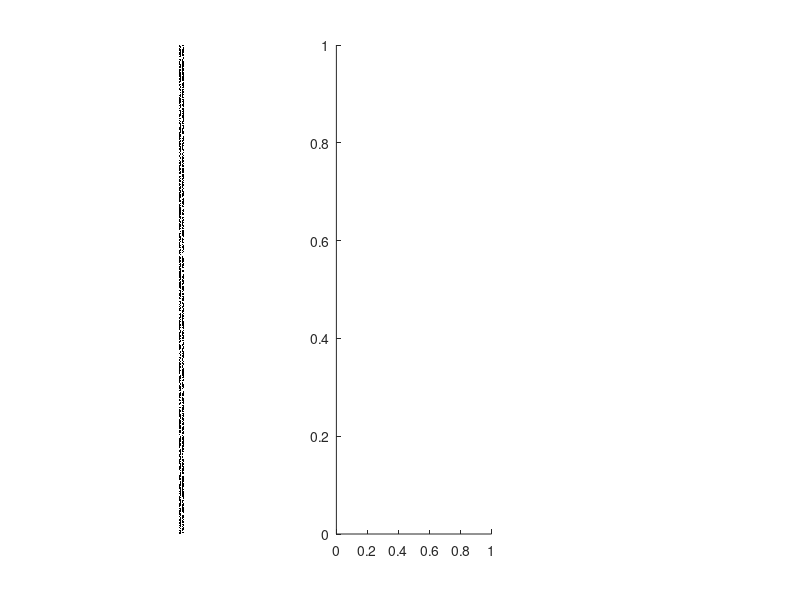

Source code (MATLAB): (Note: this script raises an error after producing the figure.)

function hw2()
    global images;
    images = genImages(10);
    showImage = false;
    
    if showImage
        for ii = 1:size(images, 3)
            %display(strcat('Image ', num2str(ii)));
            imshow(images(:, :, ii));
            drawnow;
        end
    end
    
    global noise
    noise = EST_NOISE(images);
    
    display('**************************************');
    display('Problem 1-3: Filtering Images')
    display('**************************************');
    
    displayNoise('Noisy Images:', mean2(noise));
    
    box3.filtered = boxCube(images, 3);
    box3.noise = EST_NOISE(box3.filtered);
    displayNoise('Box 3 Filtered:', mean2(box3.noise));
    
    gauss.filtered = gaussCube(images, 3, 2);
    gauss.noise = EST_NOISE(gauss.filtered);
    displayNoise('Gauss Filtered:', mean2(gauss.noise));

    gauss2.filtered = gaussCube2(images, 3, 2);
    gauss2.noise = EST_NOISE(gauss2.filtered);
    displayNoise('Gauss Filtered Separable:', mean2(gauss2.noise));

    averagingFilters(showImage);
    saltPepperImage();
    medianFilter();
    stepProfile();
end

function displayNoise(type, noise)
% Prints the type of noise and the corresponding average noise
    display(strcat(type, ' ', num2str(noise)));
end

function images = genImages(numImages)
% Problem 1
% Generates numImages images of color gray level 128 with zero mean
% gaussian noise with standard deviation 2. 
% Returns cube with the image on XY plane and the stack of images going
% back along Z plane. 
    images = [];
    for i = 1:numImages
        image = double(128 * ones(256, 256));
        noise = 128 .* randn(256); % Standard Deviation of 2
        image = image + noise;
        images = cat(3, images, image);
    end
    
end

function filtered = boxCube(cube, n)
% Problem 2
% Applies an n by n box filter to the given cube. Cube consists of multiple
% frames. Returns the filtered result. 
    filtered = [];
    for frameNum = 1:size(cube, 3)
        frame = cube(:, :, frameNum);
        filtered = cat(3, filtered, box(frame, n));
    end
    
end

function filtered = box(frame, n)
% Problem 2
% Applies an n by n box filter to the given frame.
% Returns the filtered result. 
    filtered = imfilter(frame, (1/(n * n)) * ones(n));
end

function filtered = gaussCube(cube, n, sigma)
% Problem 3
%
% Applies an n by n gauss filter to the given cube using the 2D gaussian 
% filter.
    filtered = [];
    for frameNum = 1:size(cube, 3)
        frame = cube(:, :, frameNum);
        filtered = cat(3, filtered, gaussian(frame, n, sigma));
    end
    
end

function filtered = gaussian(frame, n, sigma)
% Applies an n by n box filter to the given frame.
% https://stackoverflow.com/questions/27499057/how-do-i-create-and-apply-a-gaussian-filter-in-matlab-without-using-fspecial-im

    % Generate horizontal and vertical co-ordinates, where
    % the origin is in the middle
    ind = -floor(n/2) : floor(n/2);
    [X Y] = meshgrid(ind, ind);

    % Create Gaussian Mask
    h = exp(-(X.^2 + Y.^2) / (2*sigma*sigma));
    
    % Normalize so that total area (sum of all weights) is 1
    h = h / sum(h(:));
    
    filtered = imfilter(frame, h);
end

function filtered = gaussCube2(cube, n, sigma)
% Problem 3
% Applies an n by n gauss filter to the given cube using the two 1D 
% gaussian filters.
    filtered = [];
    for frameNum = 1:size(cube, 3)
        frame = cube(:, :, frameNum);
        filtered = cat(3, filtered, gaussianSeparable(frame, n, sigma));
    end
    
end

function filtered = gaussianSeparable(frame, k, sigma)
% Problem 3
% Creates two 1D Masks that can be convolved to produce a 2D gaussian
% filter
    
    % Generate horizontal and vertical co-ordinates, where
    % the origin is in the middle
    ind = -floor(k/2) : floor(k/2);
    [X, Y] = meshgrid(ind, ind);

    hx = gaussian1D(X);
    hy = gaussian1D(Y);
    
    for row = 1: size(frame, 1)
        frame(row, :) = conv(frame(row, :), hx, 'same');
    end
    
    for col = 1: size(frame, 2)
        frame(:, col) = conv(frame(:, col), hy, 'same');
    end
    
    filtered = frame;
    
    function h = gaussian1D(vector)
        % Create Gaussian Mask
        h = exp(-(vector.^2) / (2*sigma*sigma))/sqrt(k);
        
        % Normalize so that total area (sum of all weights) is 1
        h = h / sum(h);
    end
end

function noise = EST_NOISE(images)
% General funciton for estimating the noise as per Chapter 2 of Trucco and
% Verri
% Images is a data cube with XY being the representation of a single image
% and Z being imagne number n. 
    E_Images = double(sum(images, 3) / size(images, 3));
    
    % Define a matrix the size of the image to hold the noise
    noise = double(zeros(size(images, 1), size(images,2)));
    
    for image = 1:size(images, 3)
        this_iteration = (E_Images - double(images(:, :, image))).^2; 
        noise = noise + this_iteration;
    end
        
    noise = sqrt(noise / (size(images, 3) - 1));
end

function averagingFilters(showImage)
% Problem 4
% Applies two different averaging filters to the image given in problem 4. 
% Prints the filtered results. 

    filterA = 1/5 * [1 1 1 1 1];
    filterB = 1/10 * [1 2 4 2 1];
    image = [10 10 10 10 10 40 40 40 40 40];
    
    filteredUniform = conv(image, filterA, 'same');
    filteredGaussian = conv(image, filterB, 'same');
    
    if showImage
        figure;
        subplot(1, 3, 1);
        imshow(image);
        subplot(1, 3, 2);
        imshow(filteredUniform);
        subplot(1, 3, 3);
        imshow(filteredGaussian);
    end
    
    display('**************************************');
    display('Problem 4: Averaging Filters')
    display('**************************************');
    display(strcat('Original image: ', mat2str(image)));
    display(strcat('Filtered Uniform : ', mat2str(filteredUniform)));
    display(strcat('Filtered Gaussian: ', mat2str(filteredGaussian)));
    display(' ')
    display('Computation costs are the same for the given implementation, however,')
    display('uniform filter can be optimized by simply summing over the requested area and')
    display('dividing by 5 instead of performing the full convolution.')
    
    display(' ')
    display('Variance Comparision')
    display('Unfiltered, Gaussian, Zero Mean with Variance sigma^2: sigma^2')
    display(' ')
    display('Var[aX + bY] = a^2*Var[X] + b^2*Var[Y]')
    display(' ')
    display('***** Uniform Filter *****');
    display('| 1  | 1  | 1  | 1  | 1  |')
    display('| n1 | n2 | n3 | n4 | n5 |')
    display(' X = (n1 + n2 + n3 + n4 + n5) / 5')
    display(' var[X] = (var[n1] + var[n2] + var[n3] + var[n4] + var[n5]) / 5^2')
    display(' var[X] = sigma^2 + sigma^2 + sigma^2 + sigma^2 + sigma^2 / 25')
    display(' var[X] = 5 sigma^2 / 25')
    display('Uniform Filter: sigma^2/5')
    display(' ')
    display('***** Gaussian Filter *****');
    display('| 1  | 2  | 4  | 2  | 1  |')
    display('| n1 | n2 | n3 | n4 | n5 |')
    display(' X = (n1 + 2*n2 + 4*n3 + 2*n4 + n5) / 10')
    display(' var[X] = (var[n1] + 4*var[n2] + 16*var[n3] + 4*var[n4] + var[n5]) / 10^2')
    display(' var[X] = sigma^2 + 4*sigma^2 + 16*sigma^2 + 4*sigma^2 + sigma^2 / 100')
    display('Gaussian Filter: 26 sigma^2 / 50')

end

function saltPepperImage()
% Problem 5
% Finds the PDF for the pixels surrounding a gray line on a salt and pepper
% background. 
%
    display('**************************************');
    display('Problem 5: PDF')
    display('**************************************');
        
    display('Calculated PDFs... See figure for experimental results');
    display(' | Adjacent   |     P   |   O  |');
    display(' -------------------------------');
    display(' | 0 0 50     |  49/100 | -50  |');
    display(' | 0 100 50   |  21/100 |  150 |');
    display(' | 100 0 50   |  21/100 | -150 |');
    display(' | 100 100 50 |  09/100 | 50   |');
    display('                                ');
    display(' | Adjacent PDF |     P  |      ');
    display(' -----------------------        ');
    display(' | -50          |  49/100 |     ');
    display(' |  50          |  09/100 |     ');
    display(' | -150         |  21/100 |     ');
    display(' | 150          |  21/100 |     ');
    display('                                ');
    display(' | On Line    |     P   |   O  |');
    display(' -------------------------------');
    display(' | 0 50 0     |  49/100 | 100  |');
    display(' | 0 50 100   |  21/100 |   0  |');
    display(' | 100 50 0   |  21/100 |   0  |');
    display(' | 100 50 100 |  09/100 | -100 |');
    display('                                ');
    display(' | On Line PDF  |     P  |      ');
    display(' -----------------------        ');
    display(' | 100          |  49/100 |     ');
    display(' |  0           |  42/100 |     ');
    display(' | -100         |  9/100  |     ');

    PEPPER = 100;
    SALT = 0;
    GRAY = 50;
    
    % Create the salt and pepper background
    image = rand(500, 5);
    image(image >= .7) = PEPPER;
    image(image < .7) = SALT;
    
    % Draw the vertical line 
    for row = 1:size(image, 1)
       image(row, ceil(size(image,2)/2)) = GRAY;
    end
    
    figure;
    subplot(1, 3, 1);
    imshow(image);
    filter = [-1, 2, -1];
    filterResults = imfilter(image, filter, 'same');
    resultsOfInterest = cat(1, filterResults(:, 2), filterResults(:, 4));
    
    subplot(1, 3, 2);
    pie(categorical(resultsOfInterest));
    title('Problem 5: Distribution of values surrounding vertical line');
    
    subplot(1, 3, 3);
    resultsOfInterest = filterResults(:, 3);
    pie(categorical(resultsOfInterest));
    title('Problem 5: Distribution of values of vertical line');

end

function medianFilter()
% Problem 6
% Filters the image described in problem 6 using a 3x3 median filter. 
    % Create image
    image = zeros(8, 8);
    
    for i = 1:8
        for j = 1:8
            image(i, j) = abs((i - 1) - (j -1));
        end
    end
    
    % Filter
    filtered = zeros(8, 8);
    filtered(1, :) = image(1, :);
    filtered(8, :) = image(8, :);
    filtered(:, 1) = image(:, 1);
    filtered(:, 8) = image(:, 8);
    
    for i = 2:7
        for j = 2:7
            filtered(i, j) = median9(image, i, j);
        end 
    end
    
    function med = median9(image, i, j)
        values = zeros(3, 3);
        
        for i2 = -1:1
            for j2 = -1:1
                values(i2 + 2, j2 + 2) = image(i + i2, j + j2);
            end
        end
        
        med = median(values(:));
    end
    display('**************************************');
    display('Problem 6: Median Filters')
    display('**************************************');
    image
    filtered
end

function stepProfile() 
% Problem 7
% Filters a step image of with both an averaging filter and a median
% filter. Median filter doesn't change the step, averaging filter does. 
    image = [4 4 4 4 8 8 8 8];
    
    filter = 1/4 * [1 2 1];
    average = conv(image, filter, 'same');
    
    medianFiltered = image;
    for i = 2:length(image) - 1
        medianFiltered(i) = median([image(i - 1), image(i), image(i + 1)]);
    end
    
    display('**************************************');
    display('Problem 7: 1D Step Profile')
    display('**************************************');
    average         % Blends the step. 
    medianFiltered  % Remains unchanged
    
end
